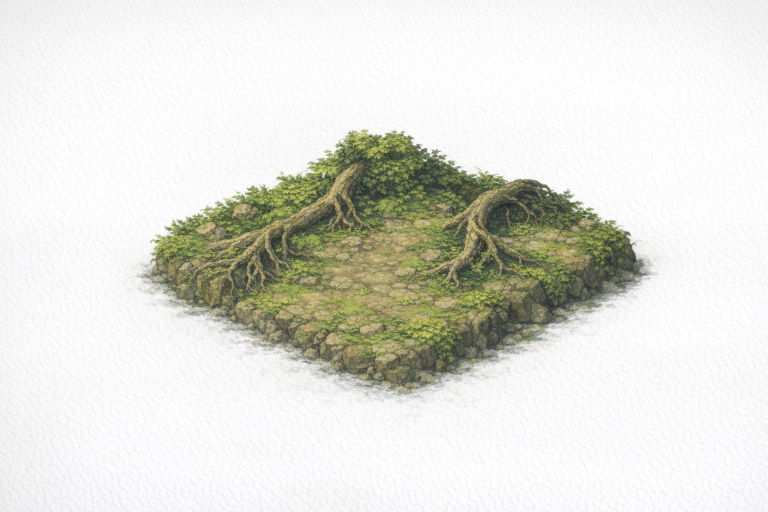
#> input picture assets/environment/tile_surface_sources/forest/forest_tile_01_battlefield_candidate_v02.png, 1536 x 1024 px, found by its file name (shown at 1/2 size)
$ python build_tile_surface_runtime_package.py
#> lines starting #> are read from the running program, lines starting #| are printed output that depends on the picture
#!/usr/bin/env python3
from __future__ import annotations

import json
import shutil
from dataclasses import dataclass
from pathlib import Path

from PIL import Image, ImageEnhance, ImageFilter


ROOT = Path(__file__).resolve().parents[2]
PACKAGE_ROOT = ROOT / "tmp/asset_forge_packages/tile_surfaces_runtime_v02_1"
GODOT_ROOT = PACKAGE_ROOT / "godot"
CARD_SIZE = 48
ICON_SIZE = 24


@dataclass(frozen=True)
class TileSurfaceSpec:
    terrain_id: str
    source_path: Path
    source_label: str
    card_alpha_target: float


SPECS: tuple[TileSurfaceSpec, ...] = (
    TileSurfaceSpec(
        terrain_id="forest",
        source_path=ROOT / "output/imagegen/forest_tile_01/v02/forest_tile_01_battlefield_candidate_v02.png",
        source_label="forest tile 01 battlefield candidate v02",
        card_alpha_target=0.28,
    ),
    TileSurfaceSpec(
        terrain_id="wall",
        source_path=ROOT / "output/imagegen/fortress_tile_01/v01/fortress_tile_01_candidate_v01.png",
        source_label="fortress tile 01 candidate v01 promoted as wall/keep surface",
        card_alpha_target=0.22,
    ),
)


def main() -> None:
    if PACKAGE_ROOT.exists():
        shutil.rmtree(PACKAGE_ROOT)
    PACKAGE_ROOT.mkdir(parents=True, exist_ok=True)
    (PACKAGE_ROOT / ".gdignore").write_text(
        "Asset Forge handoff package; ignore package staging files during Godot project import.\n",
        encoding="utf-8",
    )

    manifest: dict[str, object] = {
        "schema_version": 1,
        "asset_type": "tile_surface_runtime_bundle",
        "version": "v02.1",
        "outputs": {
            "tile_card_size": [CARD_SIZE, CARD_SIZE],
            "tile_icon_size": [ICON_SIZE, ICON_SIZE],
        },
        "tiles": [],
        "notes": [
            "Built from existing imagegen terrain candidates.",
            "Promotes large source concepts into actual BattleBoard production tile card/icon contracts.",
        ],
    }

    for spec in SPECS:
        manifest["tiles"].append(build_tile_surface(spec))

    manifest_path = GODOT_ROOT / "assets/ui/production/tile_surface_runtime_v02_1_manifest.json"
    manifest_path.parent.mkdir(parents=True, exist_ok=True)
    manifest_path.write_text(json.dumps(manifest, indent=2) + "\n", encoding="utf-8")
    print(PACKAGE_ROOT)


def build_tile_surface(spec: TileSurfaceSpec) -> dict[str, object]:
    if not spec.source_path.is_file():
        raise FileNotFoundError(spec.source_path)

    source_dir = GODOT_ROOT / "assets/environment/tile_surface_sources" / spec.terrain_id
    source_dir.mkdir(parents=True, exist_ok=True)
    source_copy = source_dir / spec.source_path.name
    shutil.copy2(spec.source_path, source_copy)

    image = Image.open(spec.source_path).convert("RGBA")
    card = _make_tile_card(image)
    icon = _make_tile_icon(image)

    card_path = GODOT_ROOT / "assets/ui/production/tile_cards" / f"{spec.terrain_id}.png"
    icon_path = GODOT_ROOT / "assets/ui/production/tile_icons" / f"{spec.terrain_id}.png"
    card_path.parent.mkdir(parents=True, exist_ok=True)
    icon_path.parent.mkdir(parents=True, exist_ok=True)
    card.save(card_path)
    icon.save(icon_path)

    return {
        "terrain_id": spec.terrain_id,
        "source": str(source_copy.relative_to(GODOT_ROOT)),
        "source_label": spec.source_label,
        "card": str(card_path.relative_to(GODOT_ROOT)),
        "icon": str(icon_path.relative_to(GODOT_ROOT)),
        "card_alpha_target": spec.card_alpha_target,
    }


def _make_tile_card(image: Image.Image) -> Image.Image:
    cropped = _center_square_crop(image)
#> in _center_square_crop, `return image.crop((left, top, left + side, top + side))`:
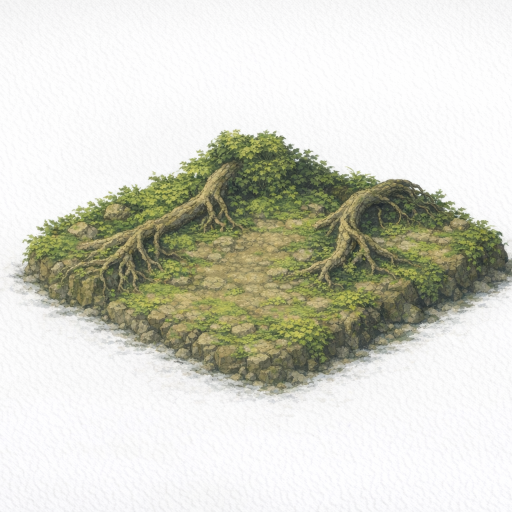
#> returned value: PIL image 1024x1024 RGBA (shown at 1/2 size); mean R, G, B, A 211.2, 211.8, 200.5, 255
    cropped = cropped.resize((CARD_SIZE, CARD_SIZE), Image.Resampling.LANCZOS)
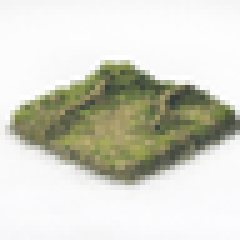
#> cropped: PIL image 48x48 RGBA (shown 5 times larger); mean R, G, B, A 211.2, 211.8, 200.5, 255
    cropped = ImageEnhance.Color(cropped).enhance(0.88)
    cropped = ImageEnhance.Contrast(cropped).enhance(1.08)
    cropped = ImageEnhance.Sharpness(cropped).enhance(1.12)
    return cropped


def _make_tile_icon(image: Image.Image) -> Image.Image:
    cropped = _center_square_crop(image)
    cropped = cropped.resize((ICON_SIZE, ICON_SIZE), Image.Resampling.LANCZOS)
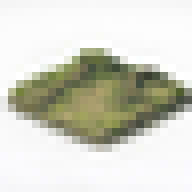
#> cropped: PIL image 24x24 RGBA (shown 8 times larger); mean R, G, B, A 211.1, 211.7, 200.4, 255
    cropped = ImageEnhance.Color(cropped).enhance(0.95)
    cropped = ImageEnhance.Contrast(cropped).enhance(1.22)
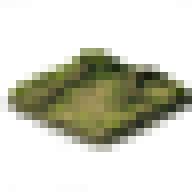
#> cropped: PIL image 24x24 RGBA (shown 8 times larger); mean R, G, B, A 208.1, 208.7, 195.3, 255
    cropped = cropped.filter(ImageFilter.UnsharpMask(radius=0.7, percent=90, threshold=3))
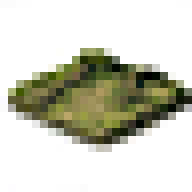
#> cropped: PIL image 24x24 RGBA (shown 8 times larger); mean R, G, B, A 206.7, 207.3, 193.7, 255
#> pass 2 of the loop in main, `for spec in SPECS:`:
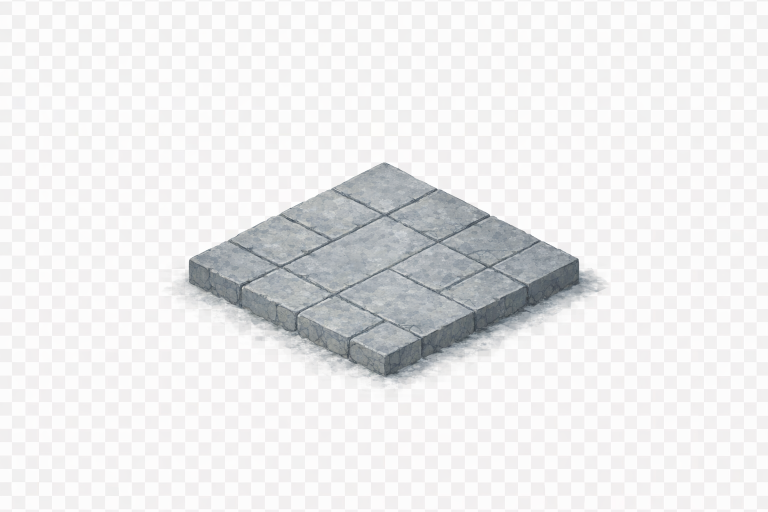
#> input picture assets/environment/tile_surface_sources/wall/fortress_tile_01_candidate_v01.png, 1536 x 1024 px, found by its file name (shown at 1/2 size)
#> in _center_square_crop (call 3), `return image.crop((left, top, left + side, top + side))`:
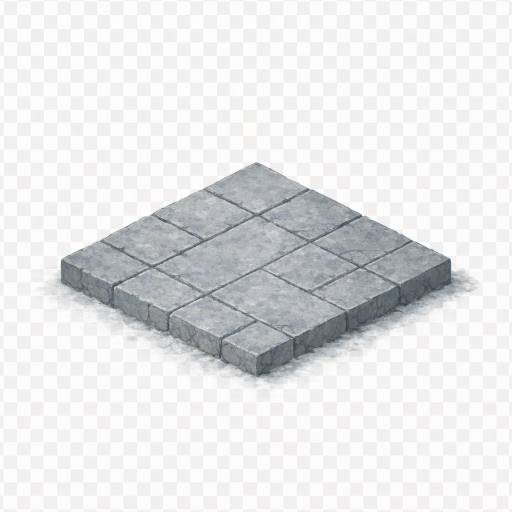
#> returned value: PIL image 1024x1024 RGBA (shown at 1/2 size); mean R, G, B, A 228.8, 229.3, 230.2, 255
#> in _make_tile_icon (call 2), `cropped = cropped.filter(ImageFilter.UnsharpMask(radius=0.7, percent=9..`:
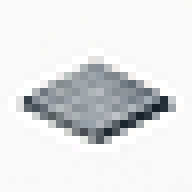
#> cropped: PIL image 24x24 RGBA (shown 8 times larger); mean R, G, B, A 226.5, 227.7, 228.7, 255
    return cropped


def _center_square_crop(image: Image.Image) -> Image.Image:
    width, height = image.size
    side = min(width, height)
    left = (width - side) // 2
    top = (height - side) // 2
    return image.crop((left, top, left + side, top + side))


if __name__ == "__main__":
    main()
